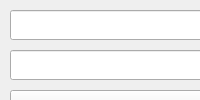
<?xml version="1.0" encoding="UTF-8"?><ui version="4.0"><class>MainWindow</class><widget class="QMainWindow" name="MainWindow"><widget class="QWidget" name="centralwidget"><widget class="QLineEdit" name="txtLoginUser"><property name="geometry"><rect><x>10</x><y>10</y><width>200</width><height>30</height></rect></property></widget><widget class="QLineEdit" name="txtLoginPass"><property name="geometry"><rect><x>10</x><y>50</y><width>200</width><height>30</height></rect></property></widget><widget class="QPushButton" name="btnLogin"><property name="geometry"><rect><x>10</x><y>90</y><width>200</width><height>30</height></rect></property><property name="text"><string>x</string></property></widget><widget class="QPushButton" name="btnToRegister"><property name="geometry"><rect><x>10</x><y>130</y><width>200</width><height>30</height></rect></property><property name="text"><string>x</string></property></widget></widget></widget><resources/><connections/></ui>
